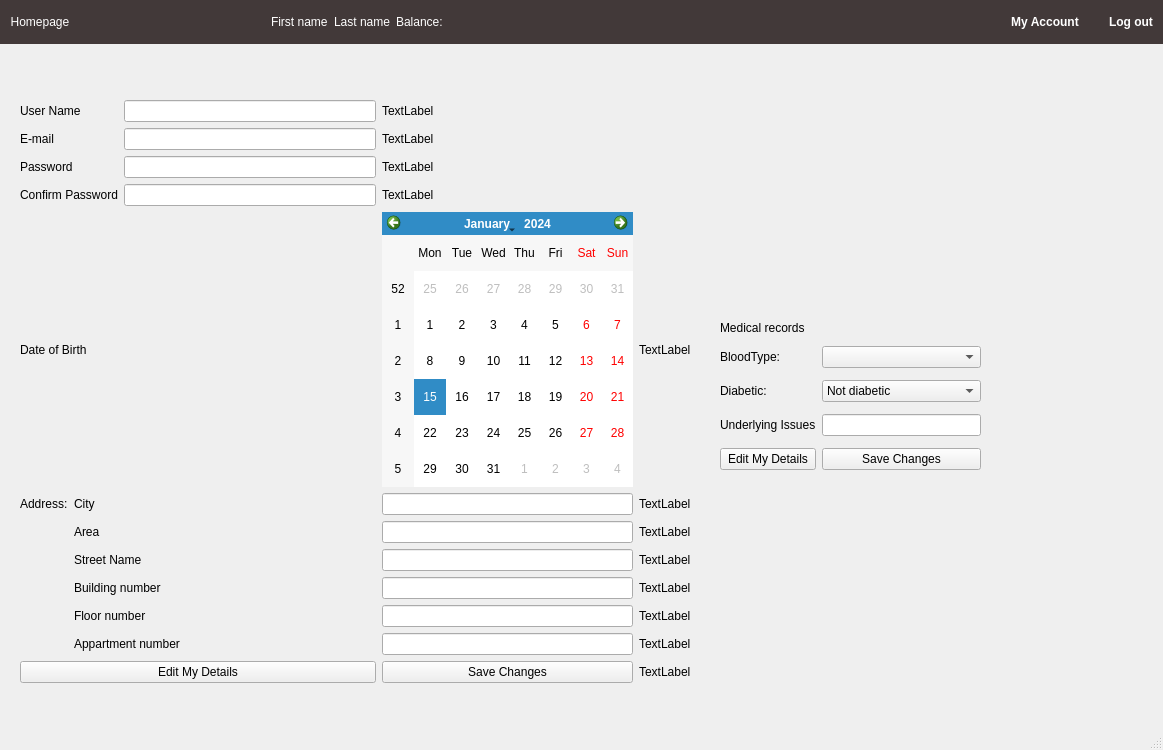
<?xml version="1.0" encoding="UTF-8"?>
<ui version="4.0">
 <class>UserProfile</class>
 <widget class="QMainWindow" name="UserProfile">
  <property name="geometry">
   <rect>
    <x>0</x>
    <y>0</y>
    <width>1163</width>
    <height>750</height>
   </rect>
  </property>
  <property name="windowTitle">
   <string>MainWindow</string>
  </property>
  <widget class="QWidget" name="centralwidget">
   <widget class="QWidget" name="widget_2" native="true">
    <property name="geometry">
     <rect>
      <x>710</x>
      <y>320</y>
      <width>491</width>
      <height>171</height>
     </rect>
    </property>
    <widget class="QWidget" name="gridLayoutWidget_2">
     <property name="geometry">
      <rect>
       <x>10</x>
       <y>20</y>
       <width>261</width>
       <height>136</height>
      </rect>
     </property>
     <layout class="QGridLayout" name="gridLayout_2">
      <item row="2" column="0">
       <widget class="QLabel" name="label_14">
        <property name="text">
         <string>Underlying Issues</string>
        </property>
       </widget>
      </item>
      <item row="1" column="1">
       <widget class="QComboBox" name="comboBox">
        <item>
         <property name="text">
          <string>Not diabetic</string>
         </property>
        </item>
        <item>
         <property name="text">
          <string>Type 1</string>
         </property>
        </item>
        <item>
         <property name="text">
          <string>Type 2</string>
         </property>
        </item>
       </widget>
      </item>
      <item row="1" column="0">
       <widget class="QLabel" name="label_10">
        <property name="text">
         <string>Diabetic:</string>
        </property>
       </widget>
      </item>
      <item row="0" column="0">
       <widget class="QLabel" name="label">
        <property name="text">
         <string>BloodType:</string>
        </property>
       </widget>
      </item>
      <item row="0" column="1">
       <widget class="QComboBox" name="comboBox_2"/>
      </item>
      <item row="2" column="1">
       <widget class="QLineEdit" name="lineEdit_11"/>
      </item>
      <item row="3" column="0">
       <widget class="QPushButton" name="pushButton_3">
        <property name="text">
         <string>Edit My Details</string>
        </property>
       </widget>
      </item>
      <item row="3" column="1">
       <widget class="QPushButton" name="pushButton_4">
        <property name="text">
         <string>Save Changes</string>
        </property>
       </widget>
      </item>
     </layout>
    </widget>
    <widget class="QLabel" name="label_15">
     <property name="geometry">
      <rect>
       <x>10</x>
       <y>0</y>
       <width>141</width>
       <height>16</height>
      </rect>
     </property>
     <property name="text">
      <string>Medical records</string>
     </property>
    </widget>
   </widget>
   <widget class="QWidget" name="gridLayoutWidget">
    <property name="geometry">
     <rect>
      <x>20</x>
      <y>100</y>
      <width>671</width>
      <height>583</height>
     </rect>
    </property>
    <layout class="QGridLayout" name="gridLayout">
     <item row="3" column="2">
      <widget class="QLineEdit" name="lineEdit_4"/>
     </item>
     <item row="6" column="1" colspan="2">
      <widget class="QLabel" name="label_9">
       <property name="text">
        <string>Area</string>
       </property>
      </widget>
     </item>
     <item row="10" column="3">
      <widget class="QLineEdit" name="lineEdit_9"/>
     </item>
     <item row="2" column="0" colspan="2">
      <widget class="QLabel" name="label_4">
       <property name="text">
        <string>Password</string>
       </property>
      </widget>
     </item>
     <item row="4" column="0" colspan="3">
      <widget class="QLabel" name="label_6">
       <property name="text">
        <string>Date of Birth</string>
       </property>
      </widget>
     </item>
     <item row="9" column="1" colspan="2">
      <widget class="QLabel" name="label_12">
       <property name="text">
        <string>Floor number</string>
       </property>
      </widget>
     </item>
     <item row="5" column="3">
      <widget class="QLineEdit" name="lineEdit_10"/>
     </item>
     <item row="1" column="0" colspan="2">
      <widget class="QLabel" name="label_3">
       <property name="text">
        <string>E-mail</string>
       </property>
      </widget>
     </item>
     <item row="7" column="1" colspan="2">
      <widget class="QLabel" name="StreetNameLabel">
       <property name="text">
        <string>Street Name</string>
       </property>
      </widget>
     </item>
     <item row="8" column="1" colspan="2">
      <widget class="QLabel" name="label_11">
       <property name="text">
        <string>Building number</string>
       </property>
      </widget>
     </item>
     <item row="7" column="3">
      <widget class="QLineEdit" name="lineEdit_6"/>
     </item>
     <item row="11" column="3">
      <widget class="QPushButton" name="pushButton">
       <property name="text">
        <string>Save Changes</string>
       </property>
      </widget>
     </item>
     <item row="6" column="3">
      <widget class="QLineEdit" name="lineEdit_5"/>
     </item>
     <item row="4" column="3">
      <widget class="QCalendarWidget" name="calendarWidget"/>
     </item>
     <item row="0" column="0" colspan="2">
      <widget class="QLabel" name="label_2">
       <property name="text">
        <string>User Name</string>
       </property>
      </widget>
     </item>
     <item row="3" column="0" colspan="2">
      <widget class="QLabel" name="label_5">
       <property name="text">
        <string>Confirm Password</string>
       </property>
      </widget>
     </item>
     <item row="10" column="1" colspan="2">
      <widget class="QLabel" name="label_13">
       <property name="text">
        <string>Appartment number</string>
       </property>
      </widget>
     </item>
     <item row="5" column="1" colspan="2">
      <widget class="QLabel" name="label_8">
       <property name="text">
        <string>City </string>
       </property>
      </widget>
     </item>
     <item row="0" column="2">
      <widget class="QLineEdit" name="lineEdit"/>
     </item>
     <item row="2" column="2">
      <widget class="QLineEdit" name="lineEdit_3"/>
     </item>
     <item row="9" column="3">
      <widget class="QLineEdit" name="lineEdit_8"/>
     </item>
     <item row="8" column="3">
      <widget class="QLineEdit" name="lineEdit_7"/>
     </item>
     <item row="1" column="2">
      <widget class="QLineEdit" name="lineEdit_2"/>
     </item>
     <item row="11" column="0" colspan="3">
      <widget class="QPushButton" name="pushButton_2">
       <property name="text">
        <string>Edit My Details</string>
       </property>
      </widget>
     </item>
     <item row="0" column="3">
      <widget class="QLabel" name="label_23">
       <property name="text">
        <string>TextLabel</string>
       </property>
      </widget>
     </item>
     <item row="1" column="3">
      <widget class="QLabel" name="label_24">
       <property name="text">
        <string>TextLabel</string>
       </property>
      </widget>
     </item>
     <item row="2" column="3">
      <widget class="QLabel" name="label_25">
       <property name="text">
        <string>TextLabel</string>
       </property>
      </widget>
     </item>
     <item row="3" column="3">
      <widget class="QLabel" name="label_26">
       <property name="text">
        <string>TextLabel</string>
       </property>
      </widget>
     </item>
     <item row="4" column="4">
      <widget class="QLabel" name="label_27">
       <property name="text">
        <string>TextLabel</string>
       </property>
      </widget>
     </item>
     <item row="5" column="4">
      <widget class="QLabel" name="label_28">
       <property name="text">
        <string>TextLabel</string>
       </property>
      </widget>
     </item>
     <item row="6" column="4">
      <widget class="QLabel" name="label_29">
       <property name="text">
        <string>TextLabel</string>
       </property>
      </widget>
     </item>
     <item row="7" column="4">
      <widget class="QLabel" name="label_30">
       <property name="text">
        <string>TextLabel</string>
       </property>
      </widget>
     </item>
     <item row="8" column="4">
      <widget class="QLabel" name="label_31">
       <property name="text">
        <string>TextLabel</string>
       </property>
      </widget>
     </item>
     <item row="9" column="4">
      <widget class="QLabel" name="label_32">
       <property name="text">
        <string>TextLabel</string>
       </property>
      </widget>
     </item>
     <item row="10" column="4">
      <widget class="QLabel" name="label_33">
       <property name="text">
        <string>TextLabel</string>
       </property>
      </widget>
     </item>
     <item row="11" column="4">
      <widget class="QLabel" name="label_34">
       <property name="text">
        <string>TextLabel</string>
       </property>
      </widget>
     </item>
     <item row="5" column="0">
      <widget class="QLabel" name="label_7">
       <property name="text">
        <string>Address:</string>
       </property>
      </widget>
     </item>
    </layout>
   </widget>
   <widget class="QWidget" name="widget" native="true">
    <property name="geometry">
     <rect>
      <x>0</x>
      <y>0</y>
      <width>1171</width>
      <height>44</height>
     </rect>
    </property>
    <property name="styleSheet">
     <string notr="true">QWidget {background-color:rgb(66, 57, 57); color:rgb(255, 255, 255);
}
</string>
    </property>
    <layout class="QGridLayout" name="gridLayout_4">
     <item row="0" column="0">
      <layout class="QGridLayout" name="gridLayout_5">
       <item row="0" column="1">
        <spacer name="horizontalSpacer_2">
         <property name="orientation">
          <enum>Qt::Horizontal</enum>
         </property>
         <property name="sizeHint" stdset="0">
          <size>
           <width>40</width>
           <height>20</height>
          </size>
         </property>
        </spacer>
       </item>
       <item row="0" column="2">
        <widget class="QLabel" name="label_20">
         <property name="font">
          <font>
           <bold>false</bold>
          </font>
         </property>
         <property name="text">
          <string>First name</string>
         </property>
        </widget>
       </item>
       <item row="0" column="4">
        <widget class="QLabel" name="label_21">
         <property name="font">
          <font>
           <bold>false</bold>
          </font>
         </property>
         <property name="text">
          <string>Balance: </string>
         </property>
        </widget>
       </item>
       <item row="0" column="9">
        <widget class="QPushButton" name="pushButton_5">
         <property name="font">
          <font>
           <bold>true</bold>
          </font>
         </property>
         <property name="cursor">
          <cursorShape>PointingHandCursor</cursorShape>
         </property>
         <property name="styleSheet">
          <string notr="true">QPushButton {color: white; border-radius: 6px;min-width: 80px;}</string>
         </property>
         <property name="text">
          <string>Log out</string>
         </property>
         <property name="default">
          <bool>false</bool>
         </property>
         <property name="flat">
          <bool>true</bool>
         </property>
        </widget>
       </item>
       <item row="0" column="0">
        <widget class="QPushButton" name="pushButton_6">
         <property name="styleSheet">
          <string notr="true">QPushButton {color: white; border-radius: 6px;min-width: 80px;}</string>
         </property>
         <property name="text">
          <string>Homepage</string>
         </property>
         <property name="flat">
          <bool>true</bool>
         </property>
        </widget>
       </item>
       <item row="0" column="6">
        <spacer name="horizontalSpacer_3">
         <property name="orientation">
          <enum>Qt::Horizontal</enum>
         </property>
         <property name="sizeHint" stdset="0">
          <size>
           <width>40</width>
           <height>20</height>
          </size>
         </property>
        </spacer>
       </item>
       <item row="0" column="8">
        <widget class="QPushButton" name="pushButton_7">
         <property name="font">
          <font>
           <bold>true</bold>
          </font>
         </property>
         <property name="cursor">
          <cursorShape>PointingHandCursor</cursorShape>
         </property>
         <property name="styleSheet">
          <string notr="true">QPushButton {color: white; border-radius: 6px;min-width: 80px;}</string>
         </property>
         <property name="text">
          <string>My Account</string>
         </property>
         <property name="default">
          <bool>false</bool>
         </property>
         <property name="flat">
          <bool>true</bool>
         </property>
        </widget>
       </item>
       <item row="0" column="3">
        <widget class="QLabel" name="label_22">
         <property name="font">
          <font>
           <bold>false</bold>
          </font>
         </property>
         <property name="text">
          <string>Last name</string>
         </property>
        </widget>
       </item>
       <item row="0" column="7">
        <spacer name="horizontalSpacer">
         <property name="orientation">
          <enum>Qt::Horizontal</enum>
         </property>
         <property name="sizeHint" stdset="0">
          <size>
           <width>40</width>
           <height>20</height>
          </size>
         </property>
        </spacer>
       </item>
       <item row="0" column="5">
        <spacer name="horizontalSpacer_4">
         <property name="orientation">
          <enum>Qt::Horizontal</enum>
         </property>
         <property name="sizeHint" stdset="0">
          <size>
           <width>40</width>
           <height>20</height>
          </size>
         </property>
        </spacer>
       </item>
      </layout>
     </item>
    </layout>
   </widget>
  </widget>
  <widget class="QMenuBar" name="menubar">
   <property name="geometry">
    <rect>
     <x>0</x>
     <y>0</y>
     <width>1163</width>
     <height>25</height>
    </rect>
   </property>
  </widget>
  <widget class="QStatusBar" name="statusbar"/>
 </widget>
 <resources/>
 <connections/>
</ui>
